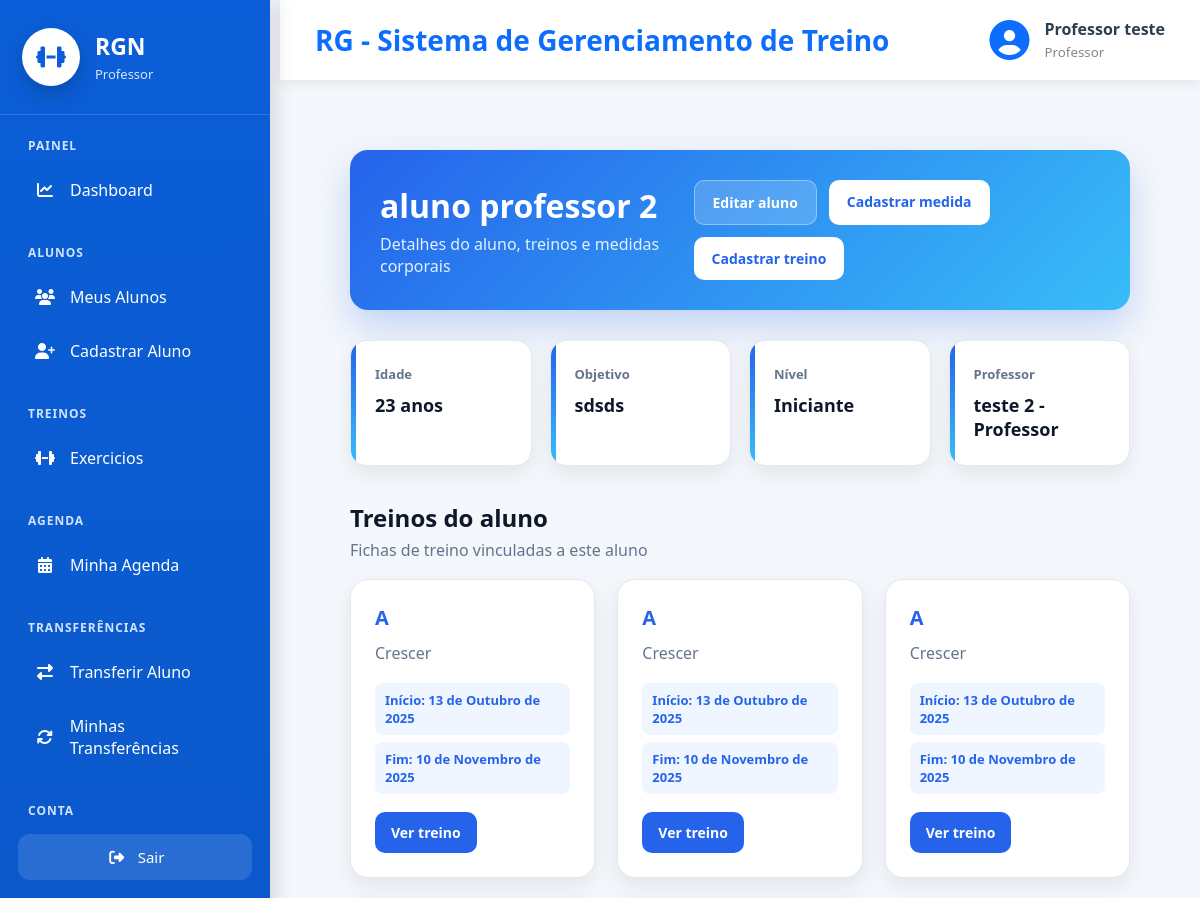
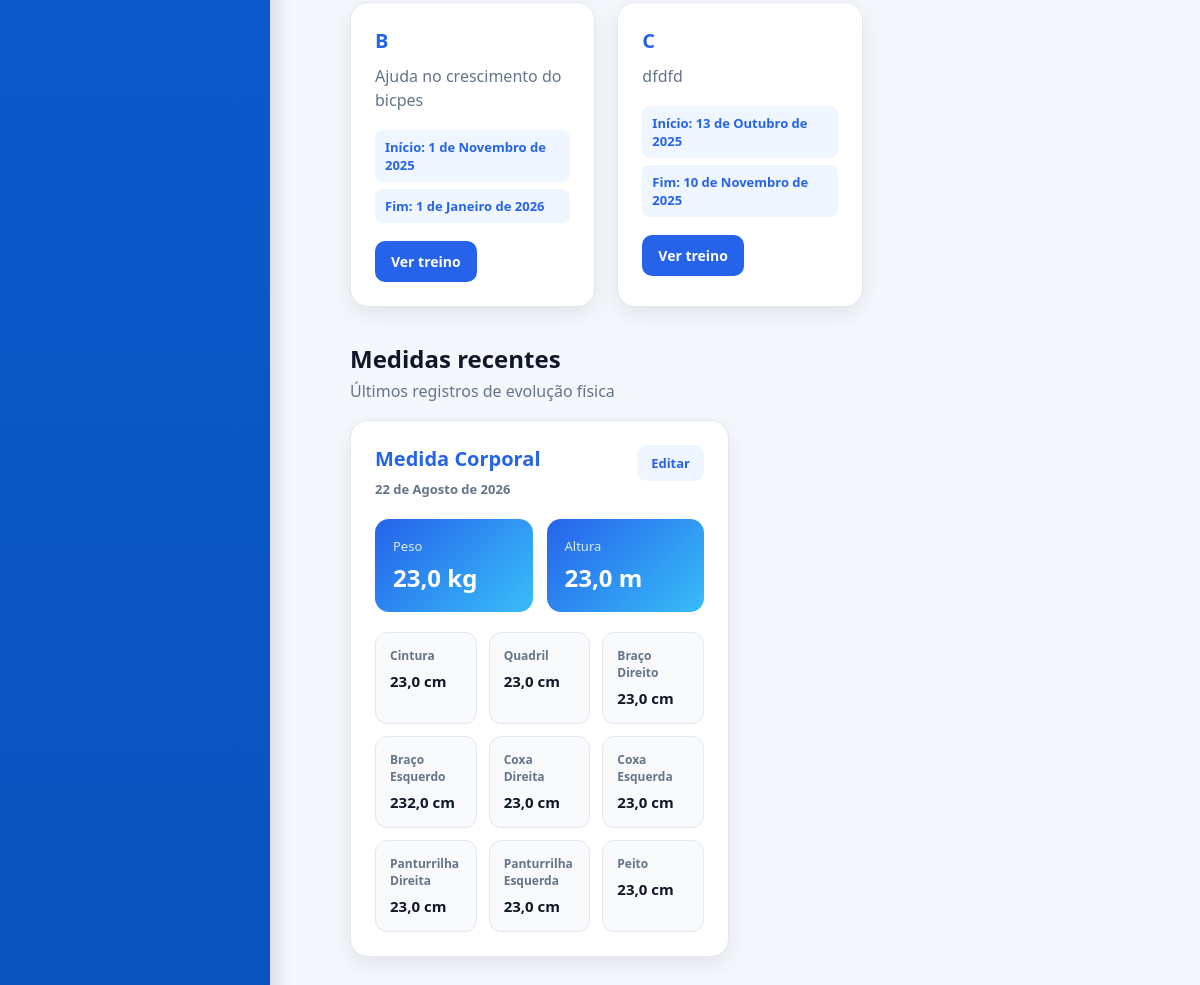
The page /cadastros/detalhe/aluno/4/ (signed in) on the database its author committed (2 pictures, top to bottom).
### cadastros/models.py (models this page shows)
class Auditoria(models.Model):
    cadastrado_em = models.DateTimeField(auto_now_add=True, verbose_name="Cadastrado em")
    atualizado_em = models.DateTimeField(auto_now=True, verbose_name="Atualizado em")
    class Meta:
        abstract = True

class Pessoa(Auditoria):
    TIPO_CHOICES = [
        ('ALUNO', 'Aluno'),
        ('PROFESSOR', 'Professor')
    ]
    SEXO_CHOICES = [
        ('M', 'Masculino'),
        ('F', 'Feminino'),
        ('O', 'Outro'),
    ]
    NIVEL_CHOICES = [
        (1, 'Iniciante'),
        (2, 'Intermediário'),
        (3, 'Avançado'),
    ]
    tipo = models.CharField(max_length=20, choices=TIPO_CHOICES, verbose_name="Tipo de Pessoa")
    nome = models.CharField(max_length=50, verbose_name="Nome")
    idade = models.IntegerField(verbose_name="Idade", null=True, blank=True)
    cpf = models.CharField(max_length=11, unique=True, verbose_name="CPF")
    telefone = models.CharField(max_length=15, verbose_name="Telefone")
    objetivo = models.TextField(verbose_name="Objetivo", null=True, blank=True)
    sexo = models.CharField(max_length=20, choices=SEXO_CHOICES, verbose_name="Sexo", null=True, blank=True)
    nivel = models.IntegerField(choices=NIVEL_CHOICES, verbose_name="Nível", null=True, blank=True)
    cidade = models.ForeignKey(Cidade, on_delete=models.PROTECT)
    professor = models.ForeignKey("self", on_delete=models.PROTECT, related_name="alunos", limit_choices_to={"tipo": "PROFESSOR"}, null=True, blank=True)
    usuario = models.OneToOneField("auth.User", on_delete=models.CASCADE, related_name="pessoa_usuario")
    def __str__(self):
        return f"{self.nome} - {self.get_tipo_display()}"

### exercicio/models.py (models this page shows, shortened)
class Treino(Auditoria):
    aluno = models.ForeignKey(Pessoa, on_delete=models.PROTECT, related_name="Treinos")
    nome_treino = models.CharField(max_length=20, verbose_name="Nome do Treino")
    data_inicio = models.DateField(verbose_name="Data de Inicio")
    data_fim = models.DateField(verbose_name="Data de Encerramento")
    descricao = models.CharField(max_length=100, verbose_name="Descrição")
    cadastrado_por = models.ForeignKey(Pessoa, on_delete=models.PROTECT)

### medidas/models.py (models this page shows, shortened)
class Medidas(Auditoria):
    aluno = models.ForeignKey(Pessoa, on_delete=models.PROTECT, related_name="medidas_aluno")
    altura = models.FloatField(verbose_name="Altura")
    peso = models.FloatField(verbose_name="Peso")
    cintura = models.FloatField(verbose_name="Cintura")
    quadril = models.FloatField(verbose_name="Quadril")
    braco_direito = models.FloatField(verbose_name="Braço Direito")
    braco_esquerdo = models.FloatField(verbose_name="Braço Esquerdo")
    coxa_direita = models.FloatField(verbose_name="Coxa Direita")
    coxa_esquerda = models.FloatField(verbose_name="Coxa Esquerda")
    panturrilha_direita = models.FloatField(verbose_name="Panturrilha Direita")
    panturrilha_esquerda = models.FloatField(verbose_name="Panturrilha Esquerda")
    peito = models.FloatField(verbose_name="Peito")
    data_medida = models.DateField(verbose_name="Data da medida")
    cadastrado_por = models.ForeignKey("auth.User", on_delete=models.PROTECT, related_name="cadastrado_por")

### cadastros/views.py (the view)
# urls.py: path('detalhe/aluno/<int:pk>/', PessoaDetail.as_view(), name='detalhe-aluno'),
class PessoaDetail(LoginRequiredMixin, GroupRequiredMixin,DetailView):
    login_url = reverse_lazy('login')
    model = Pessoa
    context_object_name = "aluno"
    template_name = "cadastros/detalhe_aluno.html"
    group_required = ["Professor", "Administrador"]
    def get_context_data(self, **kwargs):
        context = super().get_context_data(**kwargs)
        context["treinos"] = Treino.objects.filter(
            aluno=self.object
)
        context["medidas"] = Medidas.objects.filter(
            aluno=self.object
        ).order_by("-data_medida")
        return context

### cadastros/templates/cadastros/detalhe_aluno.html (shortened to what this page needs)
{% extends 'modelo.html' %}
{% load static %}
{% block css %}
<link rel="stylesheet" href="{% static 'css/cadastros/detalhe_aluno.css' %}">
{% endblock %}
{% block main %}
<div class="aluno-detalhe">
    <div class="aluno-header">
        <div>
            <h2>{{ aluno.nome  }}</h2>
            <p>Detalhes do aluno, treinos e medidas corporais</p>
        </div>
        <div class="aluno-actions">
            <a href="{% url 'editar-aluno' aluno.id %}" class="btn-secondary">Editar aluno</a>
            <a href="{% url 'cadastrar-medidas' aluno.id %}" class="btn-primary">Cadastrar medida</a>
            <a href="{% url 'cadastrar-treino' aluno.id  %}" class="btn-primary">Cadastrar treino</a>
        </div>
    </div>
    <div class="info-grid">
        <div class="info-card">
            <span>Idade</span>
            <strong>{{ aluno.idade }} anos</strong>
        </div>
        <div class="info-card">
            <span>Objetivo</span>
            <strong>{{ aluno.objetivo }}</strong>
        </div>
        <div class="info-card">
            <span>Nível</span>
            <strong>{{ aluno.get_nivel_display }}</strong>
        </div>
        <div class="info-card">
            <span>Professor</span>
            <strong>{{ aluno.professor }}</strong>
        </div>
    </div>
    <div class="section-title">
        <h3>Treinos do aluno</h3>
        <p>Fichas de treino vinculadas a este aluno</p>
    </div>
    <div class="treino-grid">
        {% for treino in treinos %}
        <div class="treino-card">
            <h4>{{ treino.nome_treino }}</h4>
            <p>{{ treino.descricao }}</p>
            <div class="treino-info">
                <span>Início: {{ treino.data_inicio }}</span>
                <span>Fim: {{ treino.data_fim }}</span>
            </div>
            <a href="{% url 'detalhe-treino' treino.id %}" class="btn-ver-treino">
                Ver treino
            </a>
        </div>
        {% empty %}
        <div class="empty-card">
            <p>Este aluno ainda não possui treinos cadastrados.</p>
        </div>
        {% endfor %}
    </div>
    <div class="section-title">
        <h3>Medidas recentes</h3>
        <p>Últimos registros de evolução física</p>
    </div>
<div class="medidas-grid">
    {% for medida in medidas %}
    <div class="medida-card">
        <div class="medida-card-header">
            <div>
                <h4>Medida Corporal</h4>
                <span>{{ medida.data_medida }}</span>
            </div>
            <a href="{% url 'editar-medidas' medida.id %}" class="btn-editar-medida">
                Editar
            </a>
        </div>
        <div class="medida-principal">
            <div>
                <span>Peso</span>
                <strong>{{ medida.peso }} kg</strong>
            </div>
            <div>
                <span>Altura</span>
                <strong>{{ medida.altura }} m</strong>
            </div>
        </div>
        <div class="medida-dados">
            <div class="medida-item">
                <span>Cintura</span>
                <strong>{{ medida.cintura }} cm</strong>
            </div>
            <div class="medida-item">
                <span>Quadril</span>
                <strong>{{ medida.quadril }} cm</strong>
            </div>
            <div class="medida-item">
                <span>Braço Direito</span>
                <strong>{{ medida.braco_direito }} cm</strong>
            </div>
            <div class="medida-item">
                <span>Braço Esquerdo</span>
                <strong>{{ medida.braco_esquerdo }} cm</strong>
            </div>
            <div class="medida-item">
                <span>Coxa Direita</span>
                <strong>{{ medida.coxa_direita }} cm</strong>
            </div>
            <div class="medida-item">
                <span>Coxa Esquerda</span>
                <strong>{{ medida.coxa_esquerda }} cm</strong>
            </div>
            <div class="medida-item">
                <span>Panturrilha Direita</span>
                <strong>{{ medida.panturrilha_direita }} cm</strong>
            </div>
            <div class="medida-item">
                <span>Panturrilha Esquerda</span>
                <strong>{{ medida.panturrilha_esquerda }} cm</strong>
            </div>
            <div class="medida-item">
                <span>Peito</span>
                <strong>{{ medida.peito }} cm</strong>
            </div>
        </div>
    </div>
    {% endfor %}
</div>
</div>
{% endblock %}

### paginas/templates/modelo.html (shortened to what this page needs)
{% load static %}
<!DOCTYPE html>
<html lang="pt-br">
<head>
    <link rel="stylesheet" href="{% static 'css/paginas/modelo.css' %}">
    <link rel="stylesheet" href="{% static 'css/paginas/menu.css' %}">
    <link rel="stylesheet" href="{% static 'css/paginas/dashboard/dashboard_admin.css' %}">
    <link rel="stylesheet" href="{% static 'css/paginas/dashboard/dashboard_aluno.css' %}">
    <link rel="stylesheet" href="{% static 'css/paginas/dashboard/dashboard_professor.css' %}">
    <link rel="stylesheet"
          href="https://cdnjs.cloudflare.com/ajax/libs/font-awesome/6.7.2/css/all.min.css">
    {% block css %}
    {% endblock %}
</head>
<body>
<div class="layout">
    {% if request.user.is_authenticated %}
        {% if is_admin %}
            {% include 'menus/menu_admin.html' %}
        {% elif is_professor %}
            {% include 'menus/menu_professor.html' %}
        {% elif is_aluno %}
            {% include 'menus/menu_aluno.html' %}
        {% endif %}
    {% endif %}
    <div class="main-area">
        <header class="topbar">
            <div class="titulo">
                <h2>
                    {% block titulo %}
                        RG - Sistema de Gerenciamento de Treino
                    {% endblock %}
                </h2>
            </div>
            {% if request.user.is_authenticated %}
            <div class="usuario">
                <i class="fas fa-circle-user"></i>
                <div>
                    <strong>
                        {{ request.user.pessoa_usuario.nome }}
                    </strong>
                    <small>
                        {% if is_admin %}
                            Administrador
                        {% elif is_professor %}
                            Professor
                        {% elif is_aluno %}
                            Aluno
                        {% endif %}
                    </small>
                </div>
            </div>
            {% endif %}
        </header>
        <main class="conteudo">
            {% block main %}
            {% endblock %}
        </main>
    </div>
</div>
</body>
</html>

### static/css/paginas/modelo.css (style rules this page uses)
* { margin:0; padding:0; box-sizing:border-box; font-family:"Segoe UI",sans-serif; }
body { background:#f4f7fb; color:#2c3e50; }
.layout { display:flex; min-height:100vh; }
.main-area { margin-left:280px; width:calc(100% - 280px); display:flex; flex-direction:column; }
.topbar { height:80px; background:white; display:flex; justify-content:space-between; align-items:center; padding:0 35px; box-shadow:0 3px 12px rgba(0,0,0,.08); }
.titulo h2 { color:#0d6efd; font-size:28px; }
.usuario { display:flex; align-items:center; gap:15px; }
.usuario i { font-size:40px; color:#0d6efd; }
.usuario strong { display:block; font-size:16px; }
.usuario small { color:#888; }
.conteudo { flex:1; padding:35px; }

### static/css/paginas/dashboard/dashboard_admin.css (style rules this page uses)
* { margin:0; padding:0; box-sizing:border-box; }

### rows shown on the page
Pessoa: nome "aluno professor 2", idade "23", objetivo "sdsds", nivel "Iniciante", professor "teste 2 - Professor"
Treino: nome_treino "A", descricao "Crescer", data_inicio "13 de Outubro de 2025", data_fim "10 de Novembro de 2025"
Treino: nome_treino "A", descricao "Crescer", data_inicio "13 de Outubro de 2025", data_fim "10 de Novembro de 2025"
Treino: nome_treino "A", descricao "Crescer", data_inicio "13 de Outubro de 2025", data_fim "10 de Novembro de 2025"
Treino: nome_treino "B", descricao "Ajuda no crescimento do bicpes", data_inicio "1 de Novembro de 2025", data_fim "1 de Janeiro de 2026"
Treino: nome_treino "C", descricao "dfdfd", data_inicio "13 de Outubro de 2025", data_fim "10 de Novembro de 2025"
Medidas: data_medida "22 de Agosto de 2026", peso "23,0", altura "23,0", cintura "23,0", quadril "23,0", braco_direito "23,0", braco_esquerdo "232,0", coxa_direita "23,0", coxa_esquerda "23,0", panturrilha_direita "23,0", panturrilha_esquerda "23,0", peito "23,0"

### other values the page prints
{{ request.user.pessoa_usuario.nome }} "Professor teste"
